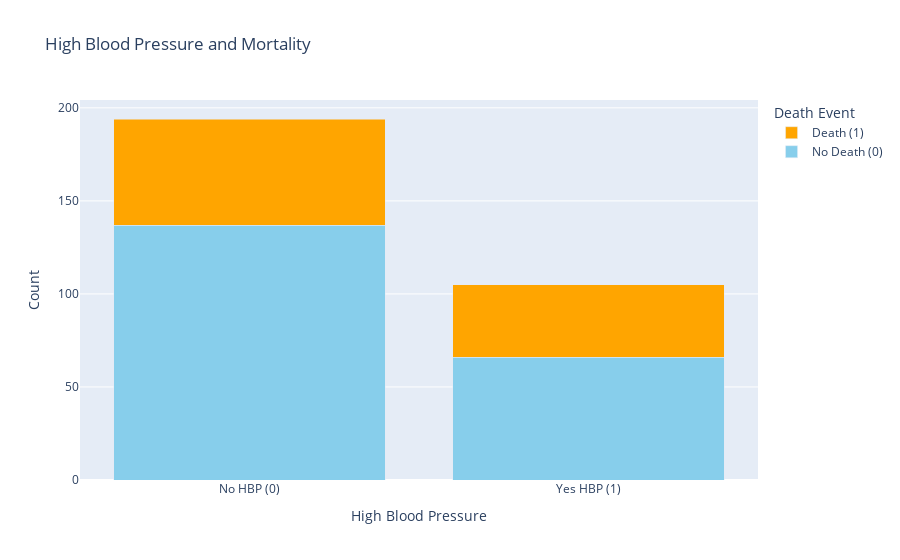

The code cell stored with this chart in its notebook:
### Code cell
# High Blood Pressure and Mortality Analysis
hbp_mortality = df.groupby(['high_blood_pressure', 'death_event']).size().unstack()

# Create the stacked bar chart
fig_hbp = go.Figure(data=[
    go.Bar(name='No Death (0)', x=['No HBP (0)', 'Yes HBP (1)'], y=hbp_mortality[0], marker_color='skyblue'),
    go.Bar(name='Death (1)', x=['No HBP (0)', 'Yes HBP (1)'], y=hbp_mortality[1], marker_color='orange')
])

# Stacking the bars
fig_hbp.update_layout(
    barmode='stack',
    title='High Blood Pressure and Mortality',
    xaxis_title='High Blood Pressure',
    yaxis_title='Count',
    legend_title='Death Event'
)
fig_hbp.show()

### Figure 1 — Plotly figure (JSON) as saved in the notebook; plotly's stock layout.template omitted (floating-point values rounded to 4 significant figures)
{"data": [{"marker": {"color": "skyblue"}, "name": "No Death (0)", "type": "bar", "x": ["No HBP (0)", "Yes HBP (1)"], "y": [137, 66]}, {"marker": {"color": "orange"}, "name": "Death (1)", "type": "bar", "x": ["No HBP (0)", "Yes HBP (1)"], "y": [57, 39]}], "layout": {"barmode": "stack", "legend": {"title": {"text": "Death Event"}}, "title": {"text": "High Blood Pressure and Mortality"}, "xaxis": {"title": {"text": "High Blood Pressure"}}, "yaxis": {"title": {"text": "Count"}}}}
